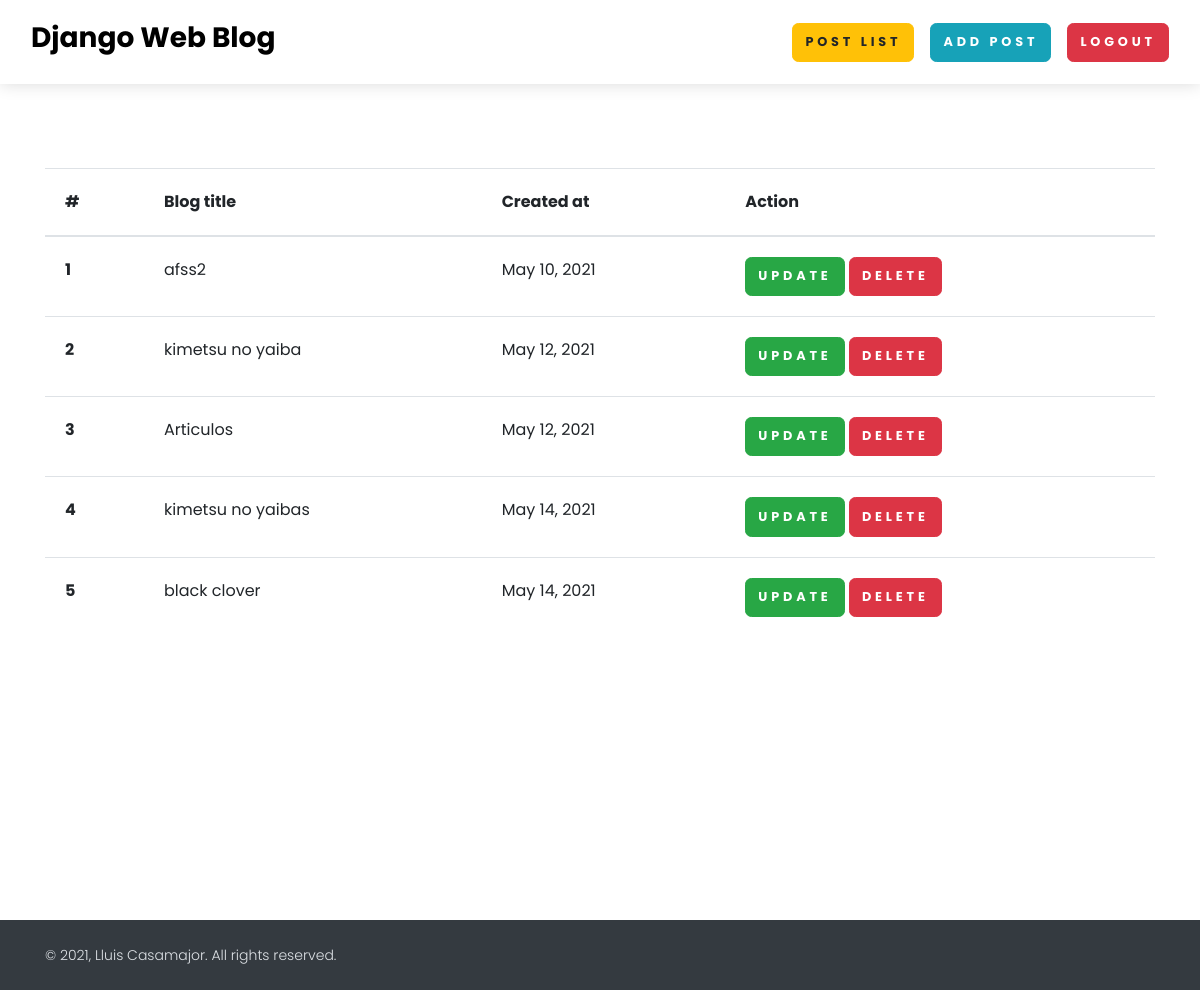
/detail/ (signed in), run on an earlier commit of the app's database.
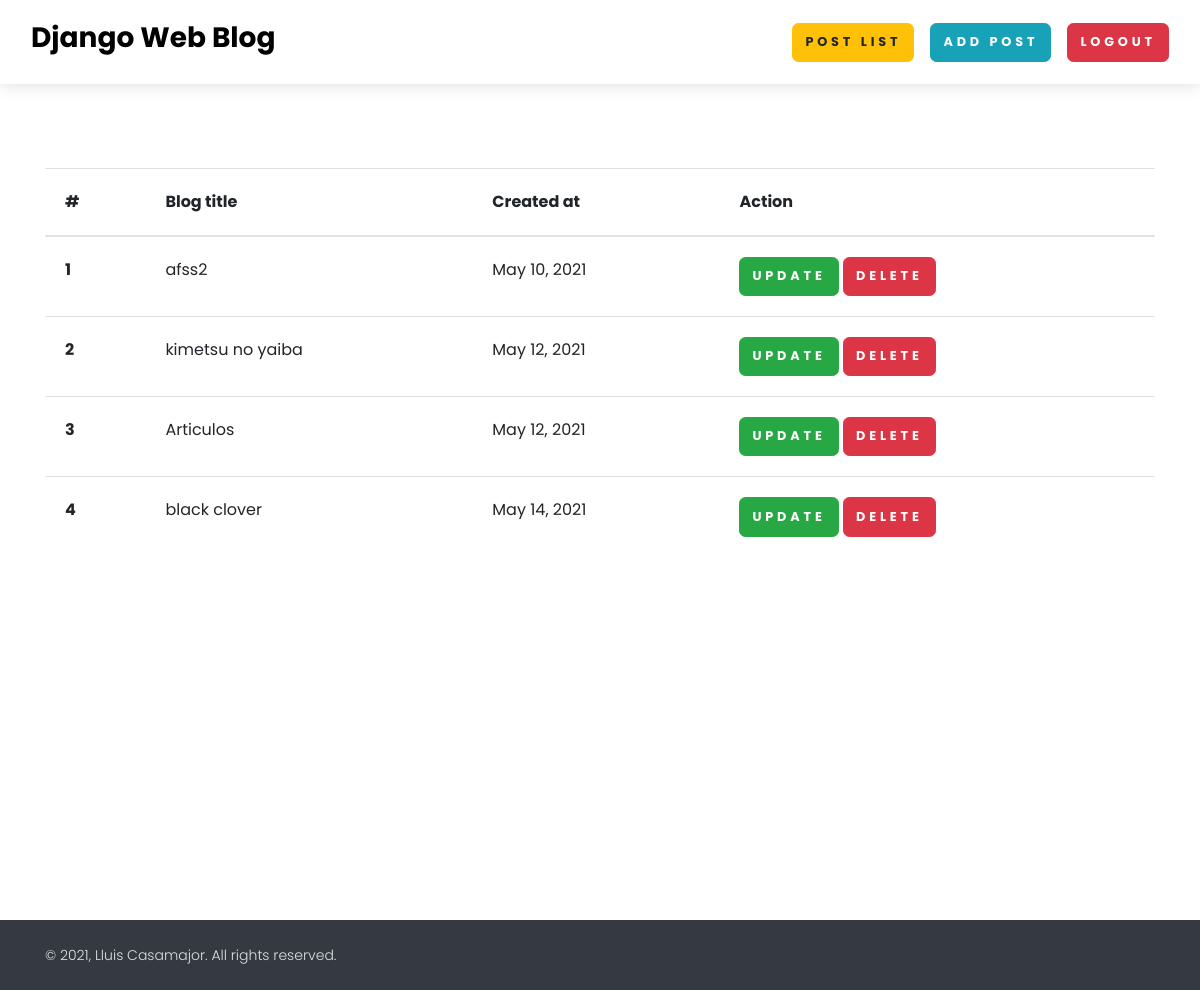
And on a later commit of the database.
### webapp/models.py (models this page shows, shortened)
class Article(models.Model):
    title = models.CharField(max_length=200)
    content = FroalaField()
    user = models.ForeignKey(User, blank=True, null=True, on_delete=models.CASCADE)
    slug = models.SlugField(max_length=50, null=True, blank=True)
    image = models.ImageField(upload_to='webapp/img')
    create_date = models.DateField(auto_now_add=True)
    modify_date = models.DateField(auto_now=True)
    def __str__(self):
        return f' {self.title} | {self.create_date}'

### webapp/views.py (the view)
# urls.py: path('detail/', articlep_detail, name='detail'),
def articlep_detail(request):
    context = {}
    try:
        articlep_object = Article.objects.filter(user=request.user)
        context['articlep_object'] = articlep_object
    except Exception as Error:
        print(Error)
    print(context)
    return render(request, 'detail.html', context)

### webapp/templates/detail.html
{% extends "base.html" %}
{% block start %}
<section class="mt-5 pt-5" style="min-height: 100vh">
    <div class="container">
        <table class="table">
        <thead>
          <tr>
            <th scope="col">#</th>
            <th scope="col">Blog title</th>
            <th scope="col">Created at</th>
            <th scope="col">Action</th>
          </tr>
        </thead>
        <tbody>
            {% for article in articlep_object %}
          <tr>
            <th scope="row">{{forloop.counter}}</th>
            <td>{{article.title}}</td>
            <td>{{article.create_date}}</td>
            <td>
                <a href="{%  url 'post_update' article.id %}" class="btn btn-success">Update</a>
                <a href="{% url 'article_delete' article.id %}" class="btn btn-danger">Delete</a>
            </td>
          </tr>
          {% endfor %}
          </tbody>
          </table>
    </div>
</section>
{% endblock %}

### webapp/templates/base.html (shortened to what this page needs)
<!DOCTYPE html>
<html lang="en">
<head>
    <link rel="stylesheet" href="/webapp/css/nouislider.css">
    <link rel="stylesheet" href="/webapp/css/swiper.min.css">
    <link rel="stylesheet" href="/webapp/css/magnific-popup.css">
    <link rel="stylesheet" href="/webapp/css/default.css" id="theme-stylesheet">
</head>
<body style="padding-top: 72px;">
<header class="header">
    <nav class="navbar navbar-expand-sm fixed-top shadow navbar-light bg-white">
        <div class="container-fluid">
            <div class="d-flex align-items-center"><a class="navbar-brand py-1" href="/">
                <h3>Django Web Blog</h3>
            </div>
            <div class="collapse navbar-collapse" id="navbarCollapse">
                <ul class="navbar-nav ml-auto">
                    {% if request.user.is_authenticated %}
                    <li class="nav-item mt-3 mt-lg-0 ml-lg-3 d-xl-inline-block">
                        <a href="{% url 'detail' %}" class="btn btn-warning">Post List</a></li>
                    <li class="nav-item mt-3 mt-lg-0 ml-lg-3 d-xl-inline-block">
                        <a class="btn btn-info" href="{% url 'addpost' %}">Add Post</a></li>
                    <li class="nav-item mt-3 mt-lg-0 ml-lg-3 d-xl-inline-block">
                        <a class="btn btn-danger" href="{% url 'logout' %}">Logout</a></li>
                    {% else %}
                    <li class="nav-item mt-3 mt-lg-0 ml-lg-3 d-xl-inline-block">
                        <a class="btn btn-primary" href="{% url 'login' %}">Login</a></li>
                    {% endif %}
                </ul>
            </div>
        </div>
    </nav>
</header>
{% block start %}
{% endblock %}
<footer class="position-relative z-index-10 d-print-none">
    <div class="py-4 font-weight-light bg-gray-800 text-gray-300">
        <div class="container">
            <div class="row align-items-center">
                <div class="col-md-6 text-center text-md-left">
                    <p class="text-sm mb-md-0">&copy; 2021, Lluis Casamajor. All rights reserved.</p>
                </div>
            </div>
        </div>
    </div>
</footer>
</body>
</html>

What changed in the data, as far as the page shows it:
removed Article: title "kimetsu no yaibas", create_date "May 14, 2021"
